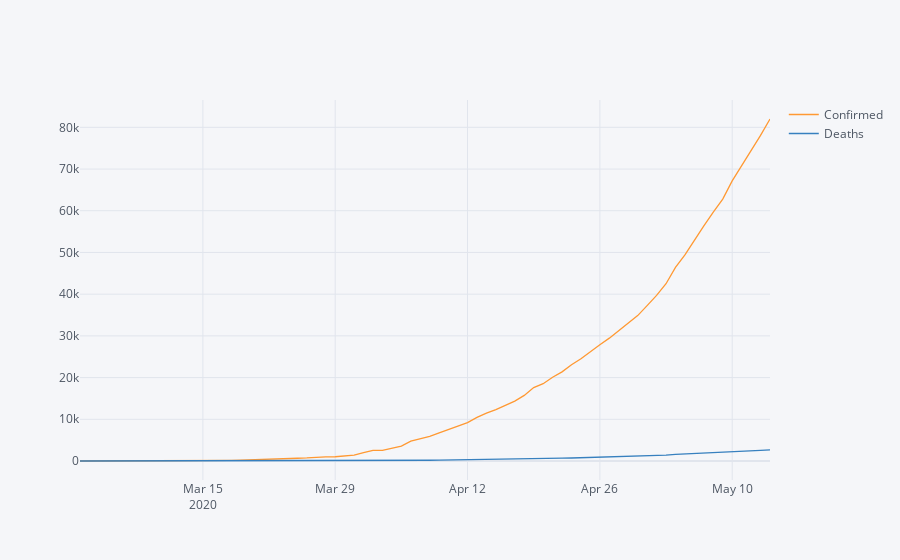

The notebook cell saved with this chart:
### Code cell
india_covid[40:].iplot(x = 'Date', y = ['Confirmed' , 'Deaths'], kind= 'line')
